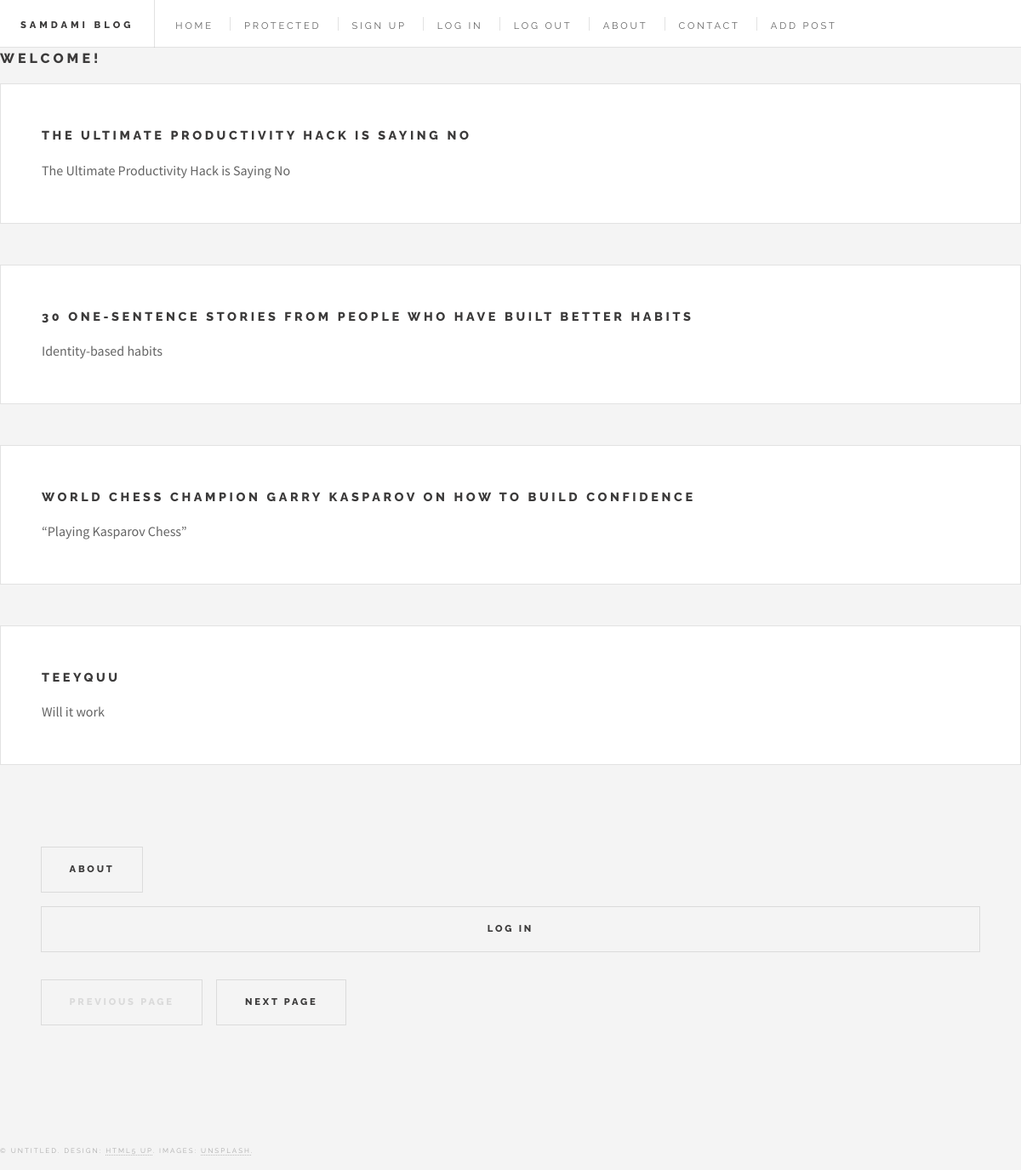
The page / on the database its author committed.
### app.py (models this page shows)
class BlogPost(db.Model):
    id = db.Column(db.Integer(), primary_key=True)
    title = db.Column(db.String(50))
    subtitle = db.Column(db.String(50))
    date_posted = db.Column(db.DateTime)
    content = db.Column(db.Text)
    author = db.Column(db.Text)

### app.py (the view)
@app.route('/')
def index():
    return render_template('index.html', posts=BlogPost.query.all())

### templates/index.html
{% extends 'base.html' %}
{% block content %}
{% if current_user.is_authenticated %}
  <h1>Welcome {{current_user.username}}! You are logged in</h1>
{% else %}
  <h1>Welcome!</h1>
{% endif %}
{% for post in posts %}
  <div class="post">
    <h3><a href="{{url_for('post', post_id=post.id)}}">{{post.title}}</a></h3>
    <p>{{post.subtitle}}</p>
  </div>
{% endfor %}
{% endblock content %}

### templates/base.html (shortened to what this page needs)
<!DOCTYPE HTML>
<html>
	<head>
	    <link rel="stylesheet" href="{{ url_for('static', filename='css/index.css') }}">
	</head>
	</head>
	<body class="is-preload">
		<main class="container">
            {% block content %}
            {% endblock content %}
          </main>
			<div id="wrapper">
					<header id="header">
						<h1><a href="{{url_for('index')}}">Samdami Blog</a></h1>
						<nav class="links">
							<ul>
								<li><a href="{{url_for('index')}}">HOME</a></li>
								<li><a href="{{url_for('protected')}}">PROTECTED</a></li>
								<li><a href="{{url_for('register')}}">SIGN UP</a></li>
								<li><a href="{{url_for('login')}}">LOG IN</a></li>
								<li><a href="{{url_for('logout')}}">LOG OUT</a></li>
								<li><a href="{{url_for('about')}}">ABOUT</a></li>
								<li><a href="{{url_for('contact')}}">CONTACT</a></li>
								<li><a href="{{url_for('add')}}">ADD POST</a></li>
							</ul>
						</nav>
					</header>
					<h1><a href="{{url_for('about')}}" class="button large">About</a></h1>
							<section>
								<ul class="actions stacked">
									<li><a href="{{url_for('login')}}" class="button large fit">Log In</a></li>
								</ul>
							</section>
							<ul class="actions pagination">
								<li><a href="" class="disabled button large previous">Previous Page</a></li>
								<li><a href="#" class="button large next">Next Page</a></li>
							</ul>
					</div>
							<section id="footer">
								<ul class="icons">
								</ul>
								<p class="copyright">&copy; Untitled. Design: <a href="http://html5up.net">HTML5 UP</a>. Images: <a href="http://unsplash.com">Unsplash</a>.</p>
							</section>
	</body>
</html>

### rows shown on the page
BlogPost: title "THE ULTIMATE PRODUCTIVITY HACK IS SAYING NO", subtitle "The Ultimate Productivity Hack is Saying No"
BlogPost: title "30 ONE-SENTENCE STORIES FROM PEOPLE WHO HAVE BUILT BETTER HABITS", subtitle "Identity-based habits"
BlogPost: title "WORLD CHESS CHAMPION GARRY KASPAROV ON HOW TO BUILD CONFIDENCE", subtitle "“Playing Kasparov Chess”"
BlogPost: title "TEEYQUU", subtitle "Will it work"
